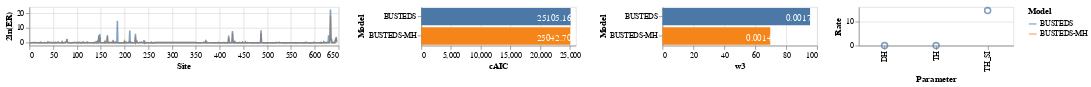

This figure's notebook cell:
### Code cell
source = dfv

bars0 = alt.Chart(source).mark_bar().encode(
    x=alt.X('cAIC', stack='zero'),
    y=alt.Y('Model'),
    color=alt.Color('Model')
).properties(
    width=200,
    height=50
)

text0 = alt.Chart(source).mark_text(dx=-15, dy=3, color='white').encode(
    x=alt.X('cAIC', stack='zero'),
    y=alt.Y('Model'),
    detail='Filename',
    text=alt.Text('cAIC', format='.4f')
)


bars = alt.Chart(source).mark_bar().encode(
    x=alt.X('w3', stack='zero'),
    y=alt.Y('Model'),
    color=alt.Color('Model')
).properties(
    width=200,
    height=50
)

text = alt.Chart(source).mark_text(dx=-15, dy=3, color='white').encode(
    x=alt.X('w3', stack='zero'),
    y=alt.Y('Model'),
    detail='Filename',
    text=alt.Text('p3', format='.4f')
)

bars1 = alt.Chart(source).mark_bar().encode(
    x=alt.X('SRV3', stack='zero'),
    y=alt.Y('Model'),
    color=alt.Color('Model')
).properties(
    width=200,
    height=50
)

text1 = alt.Chart(source).mark_text(dx=-15, dy=3, color='white').encode(
    x=alt.X('SRV3', stack='zero'),
    y=alt.Y('Model'),
    detail='Filename',
    text=alt.Text('SRV_p3', format='.4f')
)

bars2 = alt.Chart(source).mark_bar().encode(
    x=alt.X('DH'),
    y=alt.Y('Model')
).properties(
    width=200,
    height=50
)

text2 = alt.Chart(source).mark_text(dx=-15, dy=3, color='white').encode(
    x=alt.X('DH', stack='zero'),
    y=alt.Y('Model'),
    text=alt.Text('DH', format='.4ff')
)



sub_dfv = dfv[["DH", "TH", "TH_SI", "Model", "Filename", "N"]]
sub_dfv = sub_dfv[sub_dfv["Model"] == "BUSTEDS-MH"]
sub_dfv = sub_dfv[["DH", "TH", "TH_SI"]]
sub_dfv_T = sub_dfv.T
sub_dfv_T.reset_index(inplace=True)
sub_dfv_T.columns = ["Parameter", "Rate"]
source = sub_dfv_T
bars3 = alt.Chart(source).mark_point(size=60).encode(
    x=alt.X('Parameter'),
    y=alt.Y('Rate')
).properties(
    width=200,
    height=50
)

#line1 | bars0 + text0 | bars + text | bars1 + text1 | bars3

line1 | bars0 + text0 | bars + text | bars3

### Figure 1 — Vega-Lite specification as saved in the notebook (floating-point values rounded to 4 significant figures; data arrays with more than 128 entries replaced by an {"elided": "..."} marker saying what was removed)
{"config": {"view": {"continuousWidth": 400, "continuousHeight": 300}}, "hconcat": [{"data": {"name": "data-7a5ea4251734ea8c6a4bd471ee71db75"}, "mark": {"type": "line", "opacity": 0.7}, "encoding": {"color": {"field": "Model", "type": "nominal"}, "x": {"field": "Site", "type": "quantitative"}, "y": {"field": "2ln(ER)", "type": "quantitative"}}, "height": 50, "width": 400}, {"layer": [{"mark": "bar", "encoding": {"color": {"field": "Model", "type": "nominal"}, "x": {"field": "cAIC", "stack": "zero", "type": "quantitative"}, "y": {"field": "Model", "type": "nominal"}}, "height": 50, "width": 200}, {"mark": {"type": "text", "color": "white", "dx": -15, "dy": 3}, "encoding": {"detail": {"field": "Filename", "type": "nominal"}, "text": {"field": "cAIC", "format": ".4f", "type": "quantitative"}, "x": {"field": "cAIC", "stack": "zero", "type": "quantitative"}, "y": {"field": "Model", "type": "nominal"}}}], "data": {"name": "data-77953916d36ed89bcd0b3b5d45cac403"}}, {"layer": [{"mark": "bar", "encoding": {"color": {"field": "Model", "type": "nominal"}, "x": {"field": "w3", "stack": "zero", "type": "quantitative"}, "y": {"field": "Model", "type": "nominal"}}, "height": 50, "width": 200}, {"mark": {"type": "text", "color": "white", "dx": -15, "dy": 3}, "encoding": {"detail": {"field": "Filename", "type": "nominal"}, "text": {"field": "p3", "format": ".4f", "type": "quantitative"}, "x": {"field": "w3", "stack": "zero", "type": "quantitative"}, "y": {"field": "Model", "type": "nominal"}}}], "data": {"name": "data-77953916d36ed89bcd0b3b5d45cac403"}}, {"data": {"name": "data-7964f3acfcccb1cccfb617adcd45c2e9"}, "mark": {"type": "point", "size": 60}, "encoding": {"x": {"field": "Parameter", "type": "nominal"}, "y": {"field": "Rate", "type": "quantitative"}}, "height": 50, "width": 200}], "$schema": "https://vega.github.io/schema/vega-lite/v4.17.0.json", "datasets": {"data-7a5ea4251734ea8c6a4bd471ee71db75": {"elided": "1292 records"}, "data-77953916d36ed89bcd0b3b5d45cac403": [{"Filename": "accD_hyphy_NT.fas", "Model": "BUSTEDS", "N": 42, "Num.Codons": 646, "w1": 0.0, "p1": 0.003, "w2": 0.4016, "p2": 0.9953, "w3": 95.48, "p3": 0.0017, "SRV1": 0.2081, "SRV_p1": 0.258, "SRV2": 0.9597, "SRV_p2": 0.5865, "SRV3": 2.467, "SRV_p3": 2.467, "DH": null, "TH": null, "TH_SI": null, "cAIC": 25110.0, "LRT": 32.59, "pvalue": 0.0, "delta w3": null, "delta p3": null, "pct.chg. w3": null, "pct.chg. p3": null, "delta cAIC (best model)": null, "Relative support": null}, {"Filename": "accD_hyphy_NT.fas", "Model": "BUSTEDS-MH", "N": 42, "Num.Codons": 646, "w1": 0.0, "p1": 0.3185, "w2": 0.6049, "p2": 0.6801, "w3": 69.71, "p3": 0.0014, "SRV1": 0.1846, "SRV_p1": 0.2284, "SRV2": 0.9007, "SRV_p2": 0.5871, "SRV3": 2.326, "SRV_p3": 2.326, "DH": 0.0, "TH": 0.0, "TH_SI": 14.49, "cAIC": 25040.0, "LRT": 16.6, "pvalue": 0.000124, "delta w3": -25.76, "delta p3": -0.0003, "pct.chg. w3": -0.2698, "pct.chg. p3": -0.1765, "delta cAIC (best model)": 62.45, "Relative support": 2.745e-14}], "data-7964f3acfcccb1cccfb617adcd45c2e9": [{"Parameter": "DH", "Rate": 0.0}, {"Parameter": "TH", "Rate": 0.0}, {"Parameter": "TH_SI", "Rate": 14.49}]}}
